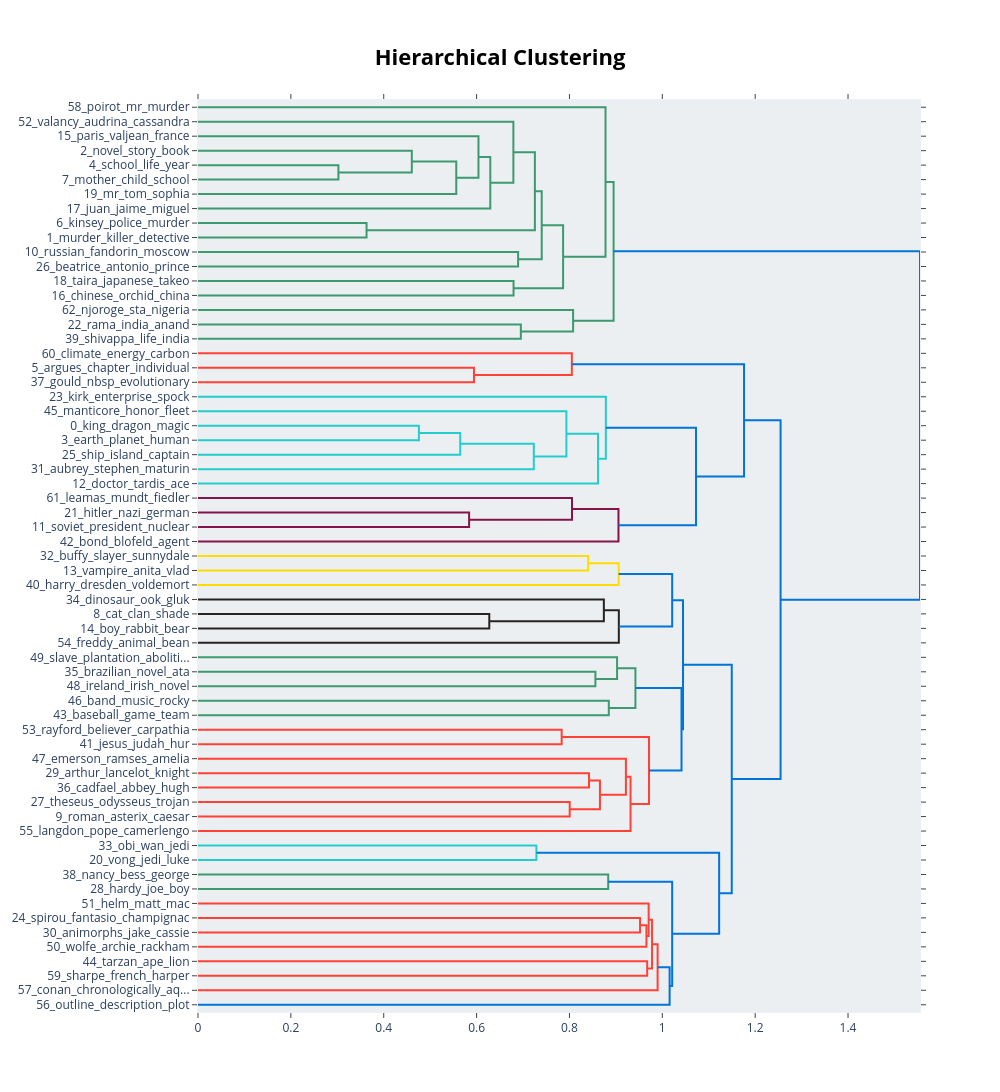

Notebook code cell kept with this figure:
### Markdown cell above
### 5.4. Hierarchical clustering of topics

Shows how topics can be grouped into larger clusters. Useful for identifying overarching themes in literature.

### Code cell
if 'topic_model' in locals():
    display(topic_model.visualize_hierarchy())

### Figure 1 — Plotly figure (JSON) as saved in the notebook; plotly's stock layout.template omitted (floating-point values rounded to 4 significant figures)
{"data": [{"hoverinfo": "text", "marker": {"color": "rgb(61,153,112)"}, "mode": "lines", "type": "scatter", "x": [0.0, 0.3024, 0.3024, 0.0], "xaxis": "x", "y": [-45.0, -45.0, -55.0, -55.0], "yaxis": "y"}, {"hoverinfo": "text", "marker": {"color": "rgb(61,153,112)"}, "mode": "lines", "type": "scatter", "x": [0.0, 0.4605, 0.4605, 0.3024], "xaxis": "x", "y": [-35.0, -35.0, -50.0, -50.0], "yaxis": "y"}, {"hoverinfo": "text", "marker": {"color": "rgb(61,153,112)"}, "mode": "lines", "type": "scatter", "x": [0.4605, 0.5563, 0.5563, 0.0], "xaxis": "x", "y": [-42.5, -42.5, -65.0, -65.0], "yaxis": "y"}, {"hoverinfo": "text", "marker": {"color": "rgb(61,153,112)"}, "mode": "lines", "type": "scatter", "x": [0.0, 0.6041, 0.6041, 0.5563], "xaxis": "x", "y": [-25.0, -25.0, -53.75, -53.75], "yaxis": "y"}, {"hoverinfo": "text", "marker": {"color": "rgb(61,153,112)"}, "mode": "lines", "type": "scatter", "x": [0.6041, 0.6296, 0.6296, 0.0], "xaxis": "x", "y": [-39.38, -39.38, -75.0, -75.0], "yaxis": "y"}, {"hoverinfo": "text", "marker": {"color": "rgb(61,153,112)"}, "mode": "lines", "type": "scatter", "x": [0.0, 0.6793, 0.6793, 0.6296], "xaxis": "x", "y": [-15.0, -15.0, -57.19, -57.19], "yaxis": "y"}, {"hoverinfo": "text", "marker": {"color": "rgb(61,153,112)"}, "mode": "lines", "type": "scatter", "x": [0.0, 0.363, 0.363, 0.0], "xaxis": "x", "y": [-85.0, -85.0, -95.0, -95.0], "yaxis": "y"}, {"hoverinfo": "text", "marker": {"color": "rgb(61,153,112)"}, "mode": "lines", "type": "scatter", "x": [0.6793, 0.7256, 0.7256, 0.363], "xaxis": "x", "y": [-36.09, -36.09, -90.0, -90.0], "yaxis": "y"}, {"hoverinfo": "text", "marker": {"color": "rgb(61,153,112)"}, "mode": "lines", "type": "scatter", "x": [0.0, 0.6895, 0.6895, 0.0], "xaxis": "x", "y": [-105.0, -105.0, -115.0, -115.0], "yaxis": "y"}, {"hoverinfo": "text", "marker": {"color": "rgb(61,153,112)"}, "mode": "lines", "type": "scatter", "x": [0.7256, 0.7403, 0.7403, 0.6895], "xaxis": "x", "y": [-63.05, -63.05, -110.0, -110.0], "yaxis": "y"}, {"hoverinfo": "text", "marker": {"color": "rgb(61,153,112)"}, "mode": "lines", "type": "scatter", "x": [0.0, 0.6796, 0.6796, 0.0], "xaxis": "x", "y": [-125.0, -125.0, -135.0, -135.0], "yaxis": "y"}, {"hoverinfo": "text", "marker": {"color": "rgb(61,153,112)"}, "mode": "lines", "type": "scatter", "x": [0.7403, 0.7863, 0.7863, 0.6796], "xaxis": "x", "y": [-86.52, -86.52, -130.0, -130.0], "yaxis": "y"}, {"hoverinfo": "text", "marker": {"color": "rgb(61,153,112)"}, "mode": "lines", "type": "scatter", "x": [0.0, 0.8777, 0.8777, 0.7863], "xaxis": "x", "y": [-5.0, -5.0, -108.3, -108.3], "yaxis": "y"}, {"hoverinfo": "text", "marker": {"color": "rgb(61,153,112)"}, "mode": "lines", "type": "scatter", "x": [0.0, 0.6954, 0.6954, 0.0], "xaxis": "x", "y": [-155.0, -155.0, -165.0, -165.0], "yaxis": "y"}, {"hoverinfo": "text", "marker": {"color": "rgb(61,153,112)"}, "mode": "lines", "type": "scatter", "x": [0.0, 0.8079, 0.8079, 0.6954], "xaxis": "x", "y": [-145.0, -145.0, -160.0, -160.0], "yaxis": "y"}, {"hoverinfo": "text", "marker": {"color": "rgb(61,153,112)"}, "mode": "lines", "type": "scatter", "x": [0.8777, 0.8951, 0.8951, 0.8079], "xaxis": "x", "y": [-56.63, -56.63, -152.5, -152.5], "yaxis": "y"}, {"hoverinfo": "text", "marker": {"color": "rgb(255,65,54)"}, "mode": "lines", "type": "scatter", "x": [0.0, 0.5944, 0.5944, 0.0], "xaxis": "x", "y": [-185.0, -185.0, -195.0, -195.0], "yaxis": "y"}, {"hoverinfo": "text", "marker": {"color": "rgb(255,65,54)"}, "mode": "lines", "type": "scatter", "x": [0.0, 0.8052, 0.8052, 0.5944], "xaxis": "x", "y": [-175.0, -175.0, -190.0, -190.0], "yaxis": "y"}, {"hoverinfo": "text", "marker": {"color": "rgb(35,205,205)"}, "mode": "lines", "type": "scatter", "x": [0.0, 0.4757, 0.4757, 0.0], "xaxis": "x", "y": [-225.0, -225.0, -235.0, -235.0], "yaxis": "y"}, {"hoverinfo": "text", "marker": {"color": "rgb(35,205,205)"}, "mode": "lines", "type": "scatter", "x": [0.4757, 0.5648, 0.5648, 0.0], "xaxis": "x", "y": [-230.0, -230.0, -245.0, -245.0], "yaxis": "y"}, {"hoverinfo": "text", "marker": {"color": "rgb(35,205,205)"}, "mode": "lines", "type": "scatter", "x": [0.5648, 0.7233, 0.7233, 0.0], "xaxis": "x", "y": [-237.5, -237.5, -255.0, -255.0], "yaxis": "y"}, {"hoverinfo": "text", "marker": {"color": "rgb(35,205,205)"}, "mode": "lines", "type": "scatter", "x": [0.0, 0.7935, 0.7935, 0.7233], "xaxis": "x", "y": [-215.0, -215.0, -246.2, -246.2], "yaxis": "y"}, {"hoverinfo": "text", "marker": {"color": "rgb(35,205,205)"}, "mode": "lines", "type": "scatter", "x": [0.7935, 0.8615, 0.8615, 0.0], "xaxis": "x", "y": [-230.6, -230.6, -265.0, -265.0], "yaxis": "y"}, {"hoverinfo": "text", "marker": {"color": "rgb(35,205,205)"}, "mode": "lines", "type": "scatter", "x": [0.0, 0.8784, 0.8784, 0.8615], "xaxis": "x", "y": [-205.0, -205.0, -247.8, -247.8], "yaxis": "y"}, {"hoverinfo": "text", "marker": {"color": "rgb(133,20,75)"}, "mode": "lines", "type": "scatter", "x": [0.0, 0.5839, 0.5839, 0.0], "xaxis": "x", "y": [-285.0, -285.0, -295.0, -295.0], "yaxis": "y"}, {"hoverinfo": "text", "marker": {"color": "rgb(133,20,75)"}, "mode": "lines", "type": "scatter", "x": [0.0, 0.8055, 0.8055, 0.5839], "xaxis": "x", "y": [-275.0, -275.0, -290.0, -290.0], "yaxis": "y"}, {"hoverinfo": "text", "marker": {"color": "rgb(133,20,75)"}, "mode": "lines", "type": "scatter", "x": [0.8055, 0.9056, 0.9056, 0.0], "xaxis": "x", "y": [-282.5, -282.5, -305.0, -305.0], "yaxis": "y"}, {"hoverinfo": "text", "marker": {"color": "rgb(0,116,217)"}, "mode": "lines", "type": "scatter", "x": [0.8784, 1.073, 1.073, 0.9056], "xaxis": "x", "y": [-226.4, -226.4, -293.8, -293.8], "yaxis": "y"}, {"hoverinfo": "text", "marker": {"color": "rgb(0,116,217)"}, "mode": "lines", "type": "scatter", "x": [0.8052, 1.176, 1.176, 1.073], "xaxis": "x", "y": [-182.5, -182.5, -260.1, -260.1], "yaxis": "y"}, {"hoverinfo": "text", "marker": {"color": "rgb(255,220,0)"}, "mode": "lines", "type": "scatter", "x": [0.0, 0.8403, 0.8403, 0.0], "xaxis": "x", "y": [-315.0, -315.0, -325.0, -325.0], "yaxis": "y"}, {"hoverinfo": "text", "marker": {"color": "rgb(255,220,0)"}, "mode": "lines", "type": "scatter", "x": [0.8403, 0.906, 0.906, 0.0], "xaxis": "x", "y": [-320.0, -320.0, -335.0, -335.0], "yaxis": "y"}, {"hoverinfo": "text", "marker": {"color": "rgb(40,35,35)"}, "mode": "lines", "type": "scatter", "x": [0.0, 0.6273, 0.6273, 0.0], "xaxis": "x", "y": [-355.0, -355.0, -365.0, -365.0], "yaxis": "y"}, {"hoverinfo": "text", "marker": {"color": "rgb(40,35,35)"}, "mode": "lines", "type": "scatter", "x": [0.0, 0.8741, 0.8741, 0.6273], "xaxis": "x", "y": [-345.0, -345.0, -360.0, -360.0], "yaxis": "y"}, {"hoverinfo": "text", "marker": {"color": "rgb(40,35,35)"}, "mode": "lines", "type": "scatter", "x": [0.8741, 0.9064, 0.9064, 0.0], "xaxis": "x", "y": [-352.5, -352.5, -375.0, -375.0], "yaxis": "y"}, {"hoverinfo": "text", "marker": {"color": "rgb(0,116,217)"}, "mode": "lines", "type": "scatter", "x": [0.906, 1.021, 1.021, 0.9064], "xaxis": "x", "y": [-327.5, -327.5, -363.8, -363.8], "yaxis": "y"}, {"hoverinfo": "text", "marker": {"color": "rgb(61,153,112)"}, "mode": "lines", "type": "scatter", "x": [0.0, 0.8559, 0.8559, 0.0], "xaxis": "x", "y": [-395.0, -395.0, -405.0, -405.0], "yaxis": "y"}, {"hoverinfo": "text", "marker": {"color": "rgb(61,153,112)"}, "mode": "lines", "type": "scatter", "x": [0.0, 0.9026, 0.9026, 0.8559], "xaxis": "x", "y": [-385.0, -385.0, -400.0, -400.0], "yaxis": "y"}, {"hoverinfo": "text", "marker": {"color": "rgb(61,153,112)"}, "mode": "lines", "type": "scatter", "x": [0.0, 0.8847, 0.8847, 0.0], "xaxis": "x", "y": [-415.0, -415.0, -425.0, -425.0], "yaxis": "y"}, {"hoverinfo": "text", "marker": {"color": "rgb(61,153,112)"}, "mode": "lines", "type": "scatter", "x": [0.9026, 0.9421, 0.9421, 0.8847], "xaxis": "x", "y": [-392.5, -392.5, -420.0, -420.0], "yaxis": "y"}, {"hoverinfo": "text", "marker": {"color": "rgb(255,65,54)"}, "mode": "lines", "type": "scatter", "x": [0.0, 0.7832, 0.7832, 0.0], "xaxis": "x", "y": [-435.0, -435.0, -445.0, -445.0], "yaxis": "y"}, {"hoverinfo": "text", "marker": {"color": "rgb(255,65,54)"}, "mode": "lines", "type": "scatter", "x": [0.0, 0.8421, 0.8421, 0.0], "xaxis": "x", "y": [-465.0, -465.0, -475.0, -475.0], "yaxis": "y"}, {"hoverinfo": "text", "marker": {"color": "rgb(255,65,54)"}, "mode": "lines", "type": "scatter", "x": [0.0, 0.8006, 0.8006, 0.0], "xaxis": "x", "y": [-485.0, -485.0, -495.0, -495.0], "yaxis": "y"}, {"hoverinfo": "text", "marker": {"color": "rgb(255,65,54)"}, "mode": "lines", "type": "scatter", "x": [0.8421, 0.8657, 0.8657, 0.8006], "xaxis": "x", "y": [-470.0, -470.0, -490.0, -490.0], "yaxis": "y"}, {"hoverinfo": "text", "marker": {"color": "rgb(255,65,54)"}, "mode": "lines", "type": "scatter", "x": [0.0, 0.9216, 0.9216, 0.8657], "xaxis": "x", "y": [-455.0, -455.0, -480.0, -480.0], "yaxis": "y"}, {"hoverinfo": "text", "marker": {"color": "rgb(255,65,54)"}, "mode": "lines", "type": "scatter", "x": [0.9216, 0.9316, 0.9316, 0.0], "xaxis": "x", "y": [-467.5, -467.5, -505.0, -505.0], "yaxis": "y"}, {"hoverinfo": "text", "marker": {"color": "rgb(255,65,54)"}, "mode": "lines", "type": "scatter", "x": [0.7832, 0.9713, 0.9713, 0.9316], "xaxis": "x", "y": [-440.0, -440.0, -486.2, -486.2], "yaxis": "y"}, {"hoverinfo": "text", "marker": {"color": "rgb(0,116,217)"}, "mode": "lines", "type": "scatter", "x": [0.9421, 1.041, 1.041, 0.9713], "xaxis": "x", "y": [-406.2, -406.2, -463.1, -463.1], "yaxis": "y"}, {"hoverinfo": "text", "marker": {"color": "rgb(0,116,217)"}, "mode": "lines", "type": "scatter", "x": [1.021, 1.045, 1.045, 1.041], "xaxis": "x", "y": [-345.6, -345.6, -434.7, -434.7], "yaxis": "y"}, {"hoverinfo": "text", "marker": {"color": "rgb(35,205,205)"}, "mode": "lines", "type": "scatter", "x": [0.0, 0.7288, 0.7288, 0.0], "xaxis": "x", "y": [-515.0, -515.0, -525.0, -525.0], "yaxis": "y"}, {"hoverinfo": "text", "marker": {"color": "rgb(61,153,112)"}, "mode": "lines", "type": "scatter", "x": [0.0, 0.8835, 0.8835, 0.0], "xaxis": "x", "y": [-535.0, -535.0, -545.0, -545.0], "yaxis": "y"}, {"hoverinfo": "text", "marker": {"color": "rgb(255,65,54)"}, "mode": "lines", "type": "scatter", "x": [0.0, 0.9521, 0.9521, 0.0], "xaxis": "x", "y": [-565.0, -565.0, -575.0, -575.0], "yaxis": "y"}, {"hoverinfo": "text", "marker": {"color": "rgb(255,65,54)"}, "mode": "lines", "type": "scatter", "x": [0.9521, 0.9658, 0.9658, 0.0], "xaxis": "x", "y": [-570.0, -570.0, -585.0, -585.0], "yaxis": "y"}, {"hoverinfo": "text", "marker": {"color": "rgb(255,65,54)"}, "mode": "lines", "type": "scatter", "x": [0.0, 0.9706, 0.9706, 0.9658], "xaxis": "x", "y": [-555.0, -555.0, -577.5, -577.5], "yaxis": "y"}, {"hoverinfo": "text", "marker": {"color": "rgb(255,65,54)"}, "mode": "lines", "type": "scatter", "x": [0.0, 0.9674, 0.9674, 0.0], "xaxis": "x", "y": [-595.0, -595.0, -605.0, -605.0], "yaxis": "y"}, {"hoverinfo": "text", "marker": {"color": "rgb(255,65,54)"}, "mode": "lines", "type": "scatter", "x": [0.9706, 0.9779, 0.9779, 0.9674], "xaxis": "x", "y": [-566.2, -566.2, -600.0, -600.0], "yaxis": "y"}, {"hoverinfo": "text", "marker": {"color": "rgb(255,65,54)"}, "mode": "lines", "type": "scatter", "x": [0.9779, 0.9899, 0.9899, 0.0], "xaxis": "x", "y": [-583.1, -583.1, -615.0, -615.0], "yaxis": "y"}, {"hoverinfo": "text", "marker": {"color": "rgb(0,116,217)"}, "mode": "lines", "type": "scatter", "x": [0.9899, 1.016, 1.016, 0.0], "xaxis": "x", "y": [-599.1, -599.1, -625.0, -625.0], "yaxis": "y"}, {"hoverinfo": "text", "marker": {"color": "rgb(0,116,217)"}, "mode": "lines", "type": "scatter", "x": [0.8835, 1.021, 1.021, 1.016], "xaxis": "x", "y": [-540.0, -540.0, -612.0, -612.0], "yaxis": "y"}, {"hoverinfo": "text", "marker": {"color": "rgb(0,116,217)"}, "mode": "lines", "type": "scatter", "x": [0.7288, 1.122, 1.122, 1.021], "xaxis": "x", "y": [-520.0, -520.0, -576.0, -576.0], "yaxis": "y"}, {"hoverinfo": "text", "marker": {"color": "rgb(0,116,217)"}, "mode": "lines", "type": "scatter", "x": [1.045, 1.15, 1.15, 1.122], "xaxis": "x", "y": [-390.2, -390.2, -548.0, -548.0], "yaxis": "y"}, {"hoverinfo": "text", "marker": {"color": "rgb(0,116,217)"}, "mode": "lines", "type": "scatter", "x": [1.176, 1.255, 1.255, 1.15], "xaxis": "x", "y": [-221.3, -221.3, -469.1, -469.1], "yaxis": "y"}, {"hoverinfo": "text", "marker": {"color": "rgb(0,116,217)"}, "mode": "lines", "type": "scatter", "x": [0.8951, 1.555, 1.555, 1.255], "xaxis": "x", "y": [-104.6, -104.6, -345.2, -345.2], "yaxis": "y"}], "layout": {"autosize": false, "height": 1145, "hoverlabel": {"bgcolor": "white", "font": {"family": "Rockwell", "size": 16}}, "hovermode": "closest", "plot_bgcolor": "#ECEFF1", "showlegend": false, "title": {"font": {"color": "Black", "size": 22}, "text": "<b>Hierarchical Clustering</b>", "x": 0.5, "xanchor": "center", "yanchor": "top"}, "width": 1000, "xaxis": {"mirror": "allticks", "rangemode": "tozero", "showgrid": false, "showline": true, "showticklabels": true, "ticks": "outside", "type": "linear", "zeroline": false}, "yaxis": {"mirror": "allticks", "range": [-630, 0], "rangemode": "tozero", "showgrid": false, "showline": true, "showticklabels": true, "tickmode": "array", "ticks": "outside", "ticktext": ["58_poirot_mr_murder", "52_valancy_audrina_cassandra", "15_paris_valjean_france", "2_novel_story_book", "4_school_life_year", "7_mother_child_school", "19_mr_tom_sophia", "17_juan_jaime_miguel", "6_kinsey_police_murder", "1_murder_killer_detective", "10_russian_fandorin_moscow", "26_beatrice_antonio_prince", "18_taira_japanese_takeo", "16_chinese_orchid_china", "62_njoroge_sta_nigeria", "22_rama_india_anand", "39_shivappa_life_india", "60_climate_energy_carbon", "5_argues_chapter_individual", "37_gould_nbsp_evolutionary", "23_kirk_enterprise_spock", "45_manticore_honor_fleet", "0_king_dragon_magic", "3_earth_planet_human", "25_ship_island_captain", "31_aubrey_stephen_maturin", "12_doctor_tardis_ace", "61_leamas_mundt_fiedler", "21_hitler_nazi_german", "11_soviet_president_nuclear", "42_bond_blofeld_agent", "32_buffy_slayer_sunnydale", "13_vampire_anita_vlad", "40_harry_dresden_voldemort", "34_dinosaur_ook_gluk", "8_cat_clan_shade", "14_boy_rabbit_bear", "54_freddy_animal_bean", "49_slave_plantation_aboliti...", "35_brazilian_novel_ata", "48_ireland_irish_novel", "46_band_music_rocky", "43_baseball_game_team", "53_rayford_believer_carpathia", "41_jesus_judah_hur", "47_emerson_ramses_amelia", "29_arthur_lancelot_knight", "36_cadfael_abbey_hugh", "27_theseus_odysseus_trojan", "9_roman_asterix_caesar", "55_langdon_pope_camerlengo", "33_obi_wan_jedi", "20_vong_jedi_luke", "38_nancy_bess_george", "28_hardy_joe_boy", "51_helm_matt_mac", "24_spirou_fantasio_champignac", "30_animorphs_jake_cassie", "50_wolfe_archie_rackham", "44_tarzan_ape_lion", "59_sharpe_french_harper", "57_conan_chronologically_aq...", "56_outline_description_plot"], "tickvals": [-5, -15, -25, -35, -45, -55, -65, -75, -85, -95, -105, -115, -125, -135, -145, -155, -165, -175, -185, -195, -205, -215, -225, -235, -245, -255, -265, -275, -285, -295, -305, -315, -325, -335, -345, -355, -365, -375, -385, -395, -405, -415, -425, -435, -445, -455, -465, -475, -485, -495, -505, -515, -525, -535, -545, -555, -565, -575, -585, -595, -605, -615, -625], "type": "linear", "zeroline": false}}}
